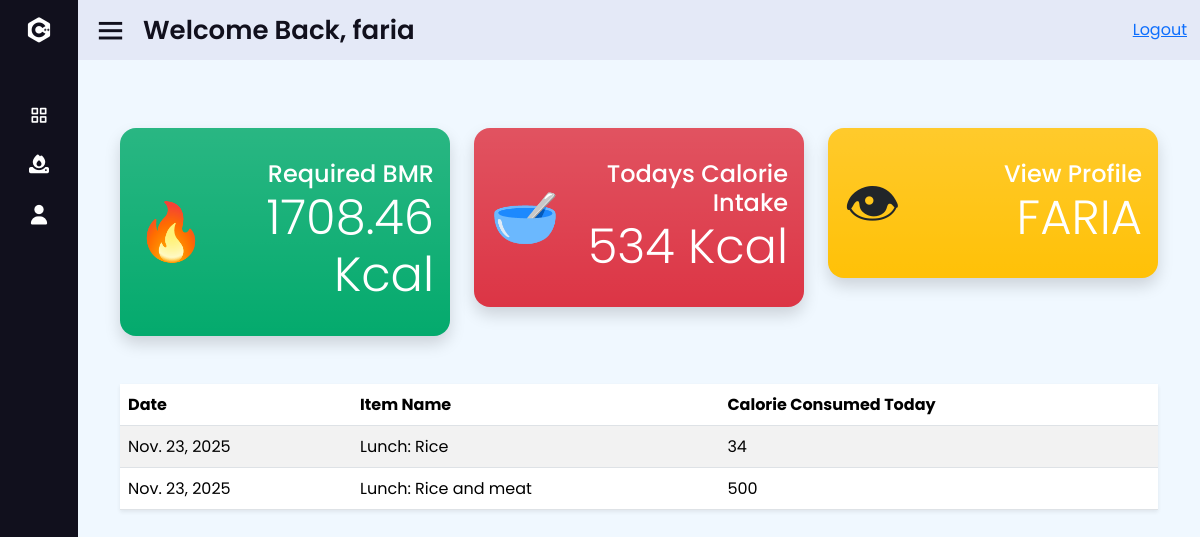
The app's page / (signed in) with its own data.
### calorie__counter/models.py (models this page shows, shortened)
class Profile(models.Model):
    CHOOSE_GENDER = [
        ("male", "Male"),
        ("female", "Female"),
    ]
    user = models.OneToOneField('auth.user', on_delete=models.CASCADE)
    name = models.CharField(max_length=20, blank=True)
    age = models.SmallIntegerField(blank=True, null=True)
    gender = models.CharField(
        choices=CHOOSE_GENDER, max_length=10, null=True, blank=True
    )
    height = models.FloatField(blank=True, null=True)
    weight = models.FloatField(blank=True, null=True)
    bmr = models.FloatField(blank=True, null=True)

class Calorie(models.Model):
    user = models.ForeignKey(
        'auth.user', on_delete=models.CASCADE
    )
    item_name = models.CharField(max_length=200, null=True, blank=True)
    calorie_consumed = models.PositiveIntegerField()
    date = models.DateField()

### calorie__counter/views.py (the view)
# urls.py: path("", dashboard_view, name="dashboard"),
@login_required
def dashboard_view(request):
    profile, created = Profile.objects.get_or_create(user=request.user)
    req_bmr = profile.bmr
    users_cal = Calorie.objects.filter(user=request.user)
    today_cal = users_cal.filter(date=datetime.now().date())
    calorie_data = today_cal.aggregate(total=Sum('calorie_consumed'))
    total_calories = calorie_data['total']
    conttext = {
        'req_bmr': req_bmr,
        'total_calories': total_calories,
        'users_cal': users_cal
    }
    return render(request, "pages/dashboard.html", conttext)

### calorie__counter/templates/pages/dashboard.html (shortened to what this page needs)
{% extends 'base.html' %}
{% block content %}
  <div class="container-fluid">
    <div class="row">
      <div class="col-md-4">
        <div class="card shadow bg-primary bg-gradient border-0 py-3 rounded-4">
          <div class="card-body d-flex justify-content-between gap-3 align-items-center">
            <span class="display-4">🔥</span>
            <div class="bmr text-white text-end">
              <h4 class="m-0">Required BMR</h4>
              <p class="m-0 display-5">{{ req_bmr }} Kcal</p>
            </div>
          </div>
        </div>
      </div>
      <div class="col-md-4">
        <div class="card shadow bg-danger bg-gradient border-0 py-3 rounded-4">
          <div class="card-body d-flex justify-content-between gap-3 align-items-center">
            <span class="display-4">🥣</span>
            <div class="calorie text-white text-end">
              <h4 class="m-0">Todays Calorie Intake</h4>
              <p class="m-0 display-5">{{ total_calories }} Kcal</p>
            </div>
          </div>
        </div>
      </div>
      <div class="col-md-4">
        <div class="card shadow bg-warning bg-gradient border-0 py-3 rounded-4">
          <div class="card-body d-flex justify-content-between gap-3 align-items-center">
            <span class="display-4">👁</span>
            <a href="{% url 'profile' %}" class="view-profile text-white text-end d-block text-white text-decoration-none">
              <h4 class="m-0">View Profile</h4>
              <p class="m-0 display-5">{{ user|upper }}</p>
            </a>
          </div>
        </div>
      </div>
    </div>
  </div>
  <div class="container-fluid mt-5">
    <div class="row">
      <div class="col-md-12">
        <table class="table table-striped table-hover shadow-sm">
          <thead>
            <th>Date</th>
            <th>Item Name</th>
            <th>Calorie Consumed Today</th>
          </thead>
          {% for cal in users_cal %}
            <tr>
              <td>{{ cal.date }}</td>
              <td>{{ cal.item_name }}</td>
              <td>{{ cal.calorie_consumed }}</td>
            </tr>
          {% endfor %}
        </table>
      </div>
    </div>
  </div>
{% endblock %}

### calorie__counter/templates/base.html (shortened to what this page needs)
{% load static %}
<html lang="en">
  <head>
    <link rel="stylesheet" href="https://cdn.jsdelivr.net/npm/bootstrap@5.3.8/dist/css/bootstrap.min.css" />
    <link rel="stylesheet" href="https://cdnjs.cloudflare.com/ajax/libs/font-awesome/7.0.1/css/all.min.css" />
    <link href="https://unpkg.com/boxicons@2.0.7/css/boxicons.min.css" rel="stylesheet" />
    <link rel="stylesheet" href="{% static 'sidebar.css' %}" />
    <link rel="stylesheet" href="{% static 'main.css' %}" />
  </head>
  <body>
    {% include 'include/sidebar.html' %}
    <section class="home-section">
      <div class="home-content d-flex justify-content-between align-items-center">
        <div class="top-left d-flex align-items-center">
          <i class="bx bx-menu"></i>
          <span class="text">Welcome Back, {{ user }}</span>
        </div>
        <div class="top-right">
          <form action="{% url 'logout' %}" method="POST">
            <button type="submit" class="btn btn-link">Logout</button>
          </form>
        </div>
      </div>
    </section>
    <section class="home-section main-body">
      {% block content %}
      {% endblock %}
    </section>
  </body>
</html>

### calorie__counter/templates/include/sidebar.html (shortened to what this page needs)
<div class="sidebar close">
  <div class="logo-details">
    <i class="bx bxl-c-plus-plus"></i>
  </div>
  <ul class="nav-links">
    <li>
      <a href="{% url 'dashboard' %}">
        <i class="bx bx-grid-alt"></i>
      </a>
    </li>
    <li>
      <a href="{% url 'calorie_entry' %}">
        <i class="fa-solid fa-fire-burner"></i>
      </a>
    </li>
    <li>
      <a href="{% url 'profile' %}">
        <i class="fa-solid fa-user"></i>
      </a>
    </li>
  </ul>
</div>

### core/static/sidebar.css (style rules this page uses)
* { margin: 0; padding: 0; box-sizing: border-box; font-family: "Poppins", sans-serif; }
.sidebar { position: fixed; top: 0; left: 0; height: 100%; width: 260px; background: #11101d; z-index: 100; transition: all 0.5s ease; }
.sidebar.close { width: 78px; }
.sidebar .logo-details { height: 60px; width: 100%; display: flex; align-items: center; }
.sidebar .logo-details i { font-size: 30px; color: #fff; height: 50px; min-width: 78px; text-align: center; line-height: 50px; }
.sidebar .nav-links { height: 100%; padding: 30px 0 150px 0; overflow: auto; }
.sidebar.close .nav-links { overflow: visible; }
.sidebar .nav-links li { position: relative; list-style: none; transition: all 0.4s ease; }
.sidebar .nav-links li i { height: 50px; min-width: 78px; text-align: center; line-height: 50px; color: #fff; font-size: 20px; cursor: pointer; transition: all 0.3s ease; }
.sidebar .nav-links li a { display: flex; align-items: center; text-decoration: none; }
.home-section { position: relative; background: #e4e9f7; left: 260px; width: calc(100% - 260px); transition: all 0.5s ease; }
.sidebar.close ~ .home-section { left: 78px; width: calc(100% - 78px); }
.home-section .home-content { height: 60px; display: flex; align-items: center; }
.home-section .home-content .bx-menu, .home-section .home-content .text { color: #11101d; font-size: 35px; }
.home-section .home-content .bx-menu { margin: 0 15px; cursor: pointer; }
.home-section .home-content .text { font-size: 26px; font-weight: 600; }

### core/static/main.css (style rules this page uses)
body { background-color: aliceblue; }
.bg-primary, .text-bg-primary, .btn-primary { transition: all .2s linear; background-color: #04AA6D !important; }
.main-body { background-color: transparent !important; padding: 20px 30px; }

### records on screen
Profile: bmr "1708.46"
Calorie: date "Nov. 23, 2025", item_name "Lunch: Rice", calorie_consumed "34"
Calorie: date "Nov. 23, 2025", item_name "Lunch: Rice and meat", calorie_consumed "500"

### other values on screen
{{ user }} "faria"
{{ total_calories }} "534"
{{ user|upper }} "FARIA"
